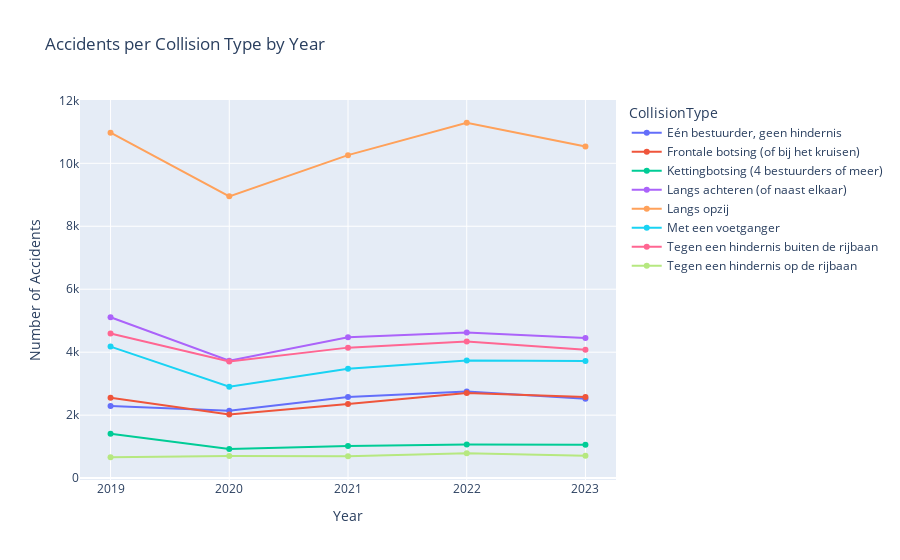

The notebook cell saved with this chart:
### Code cell
# Collision type analysis
fig,ax=plt.subplots(figsize=(15,3))
filter_df = df[df['CollisionType']!='Niet beschikbaar']
accidents_per_collision = filter_df.groupby('CollisionType')[['Accident']].sum()
accidents_per_collision = accidents_per_collision.sort_values(by='Accident',ascending=False).reset_index()
sns.barplot(data=accidents_per_collision, x='CollisionType', y='Accident',hue='CollisionType')
for i in range(len(accidents_per_collision)):
    plt.text(i, accidents_per_collision['Accident'][i], accidents_per_collision['Accident'][i], ha = 'center')
plt.title('Accidents per Collision Type')
plt.xlabel('CollisionType')
plt.ylabel('Number of Accidents')
#plt.legend(title='CollisionType',loc='upper right',bbox_to_anchor=(1.2, 1),ncol=2)
ax.set_xticklabels(ax.get_xticklabels(), rotation=45, horizontalalignment='right')
plt.show()

# Collision type analysis by year
accidents_per_collision = filter_df.groupby(['Year','CollisionType'])[['Accident']].sum()
accidents_per_collision = accidents_per_collision.reset_index()
fig=px.line(accidents_per_collision, x='Year', y='Accident', title='Accidents per Collision Type by Year', color='CollisionType', 
        labels={'Year':'Year', 'Accident':'Number of Accidents', 'CollisionType':'CollisionType'},line_group='CollisionType',markers=True)
fig.write_html('Accidents_per_CollisionType_by_Year.html')
fig.show()

### Figure 1 — Plotly figure (JSON) as saved in the notebook; plotly's stock layout.template omitted (floating-point values rounded to 4 significant figures)
{"data": [{"hovertemplate": "CollisionType=Eén bestuurder, geen hindernis<br>Year=%{x}<br>Number of Accidents=%{y}<extra></extra>", "legendgroup": "Eén bestuurder, geen hindernis", "line": {"color": "#636efa", "dash": "solid"}, "marker": {"symbol": "circle"}, "mode": "lines+markers", "name": "Eén bestuurder, geen hindernis", "orientation": "v", "showlegend": true, "type": "scatter", "x": [2019, 2020, 2021, 2022, 2023], "xaxis": "x", "y": [2288, 2141, 2577, 2751, 2520], "yaxis": "y"}, {"hovertemplate": "CollisionType=Frontale botsing (of bij het kruisen)<br>Year=%{x}<br>Number of Accidents=%{y}<extra></extra>", "legendgroup": "Frontale botsing (of bij het kruisen)", "line": {"color": "#EF553B", "dash": "solid"}, "marker": {"symbol": "circle"}, "mode": "lines+markers", "name": "Frontale botsing (of bij het kruisen)", "orientation": "v", "showlegend": true, "type": "scatter", "x": [2019, 2020, 2021, 2022, 2023], "xaxis": "x", "y": [2553, 2024, 2355, 2700, 2574], "yaxis": "y"}, {"hovertemplate": "CollisionType=Kettingbotsing (4 bestuurders of meer)<br>Year=%{x}<br>Number of Accidents=%{y}<extra></extra>", "legendgroup": "Kettingbotsing (4 bestuurders of meer)", "line": {"color": "#00cc96", "dash": "solid"}, "marker": {"symbol": "circle"}, "mode": "lines+markers", "name": "Kettingbotsing (4 bestuurders of meer)", "orientation": "v", "showlegend": true, "type": "scatter", "x": [2019, 2020, 2021, 2022, 2023], "xaxis": "x", "y": [1411, 923, 1024, 1065, 1061], "yaxis": "y"}, {"hovertemplate": "CollisionType=Langs achteren (of naast elkaar)<br>Year=%{x}<br>Number of Accidents=%{y}<extra></extra>", "legendgroup": "Langs achteren (of naast elkaar)", "line": {"color": "#ab63fa", "dash": "solid"}, "marker": {"symbol": "circle"}, "mode": "lines+markers", "name": "Langs achteren (of naast elkaar)", "orientation": "v", "showlegend": true, "type": "scatter", "x": [2019, 2020, 2021, 2022, 2023], "xaxis": "x", "y": [5110, 3729, 4477, 4628, 4449], "yaxis": "y"}, {"hovertemplate": "CollisionType=Langs opzij<br>Year=%{x}<br>Number of Accidents=%{y}<extra></extra>", "legendgroup": "Langs opzij", "line": {"color": "#FFA15A", "dash": "solid"}, "marker": {"symbol": "circle"}, "mode": "lines+markers", "name": "Langs opzij", "orientation": "v", "showlegend": true, "type": "scatter", "x": [2019, 2020, 2021, 2022, 2023], "xaxis": "x", "y": [10971, 8951, 10259, 11288, 10536], "yaxis": "y"}, {"hovertemplate": "CollisionType=Met een voetganger<br>Year=%{x}<br>Number of Accidents=%{y}<extra></extra>", "legendgroup": "Met een voetganger", "line": {"color": "#19d3f3", "dash": "solid"}, "marker": {"symbol": "circle"}, "mode": "lines+markers", "name": "Met een voetganger", "orientation": "v", "showlegend": true, "type": "scatter", "x": [2019, 2020, 2021, 2022, 2023], "xaxis": "x", "y": [4178, 2906, 3475, 3737, 3721], "yaxis": "y"}, {"hovertemplate": "CollisionType=Tegen een hindernis buiten de rijbaan<br>Year=%{x}<br>Number of Accidents=%{y}<extra></extra>", "legendgroup": "Tegen een hindernis buiten de rijbaan", "line": {"color": "#FF6692", "dash": "solid"}, "marker": {"symbol": "circle"}, "mode": "lines+markers", "name": "Tegen een hindernis buiten de rijbaan", "orientation": "v", "showlegend": true, "type": "scatter", "x": [2019, 2020, 2021, 2022, 2023], "xaxis": "x", "y": [4596, 3702, 4145, 4336, 4078], "yaxis": "y"}, {"hovertemplate": "CollisionType=Tegen een hindernis op de rijbaan<br>Year=%{x}<br>Number of Accidents=%{y}<extra></extra>", "legendgroup": "Tegen een hindernis op de rijbaan", "line": {"color": "#B6E880", "dash": "solid"}, "marker": {"symbol": "circle"}, "mode": "lines+markers", "name": "Tegen een hindernis op de rijbaan", "orientation": "v", "showlegend": true, "type": "scatter", "x": [2019, 2020, 2021, 2022, 2023], "xaxis": "x", "y": [663, 702, 694, 794, 713], "yaxis": "y"}], "layout": {"legend": {"title": {"text": "CollisionType"}, "tracegroupgap": 0}, "title": {"text": "Accidents per Collision Type by Year"}, "xaxis": {"anchor": "y", "domain": [0, 1], "title": {"text": "Year"}}, "yaxis": {"anchor": "x", "domain": [0, 1], "title": {"text": "Number of Accidents"}}}}
